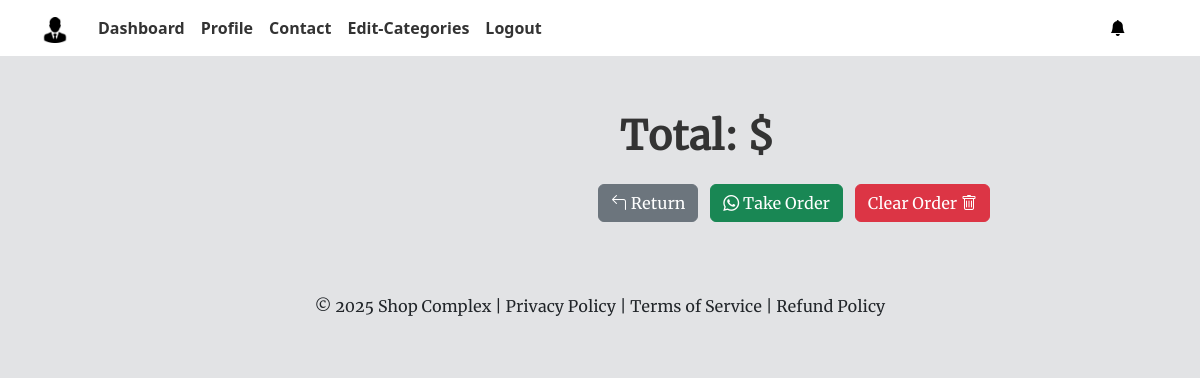
Page /order/1/ (signed in) on the committed database.
### myapp/models.py (models this page shows, shortened)
class User(AbstractUser):
    profilepic = models.ImageField(upload_to= 'profilepic', null=True, blank=True, default="avatar.png")
    moredesc = models.TextField(null=True, blank=True)
    businessname = models.CharField(
        max_length=100, unique=True, null=True, blank=True)
    slug = models.SlugField(unique=True, null=True, blank=True)
    country = models.CharField(max_length=100, null=True, blank=True)
    state = models.CharField(max_length=100, null=True, blank=True)
    address = models.CharField(max_length=100, null=True, blank=True)
    phone = models.CharField(max_length=100, null=True, blank=True)
    email = models.EmailField(unique=True)
    meansofid = models.CharField(max_length=100, null=True, blank=True)
    idnumber = models.CharField(max_length=100, null=True, blank=True)
    idpic = models.ImageField(upload_to= 'id', null=True, blank=True)
    qrcode = models.ImageField(null=True, blank=True)
    logo = models.ImageField(null=True, blank=True, default="icon.png")
    currency = models.CharField(max_length=10, null=True, blank=True)
    coins = models.IntegerField(blank=True, null=True, default=0)
    whatsapp = models.CharField(max_length=200, null=True, blank=True)
    facebook = models.CharField(max_length=200, null=True, blank=True)
    instagram = models.CharField(max_length=200, null=True, blank=True)
    username = models.CharField(max_length=100, null=True, blank=True)
    password = models.CharField(max_length=128, null=True, blank=True)
    gender = models.CharField(max_length=100, null=True, blank=True)
    updated = models.DateTimeField(auto_now=True, null=True)
    created = models.DateTimeField(auto_now_add=True, null=True)
    subscribed = models.BooleanField(default=False, null=True, blank=True)
    passwordresetcode = models.CharField(max_length=200, null=True, blank=True)
    passwordresetphone = models.CharField(
        max_length=200, null=True, blank=True)
    securityquestion = models.CharField(max_length=200, null=True, blank=True)
    securityanswer = models.CharField(max_length=100, null=True, blank=True)
    date = models.DateTimeField(default=datetime.now())
    trial_start = models.DateTimeField(null=True, blank=True)
    trial_end = models.DateTimeField(null=True, blank=True)
    record = models.FileField(upload_to="records/", blank=True, null=True)
    USERNAME_FIELD = 'email'
    REQUIRED_FIELDS = ['username']

### myapp/views.py (the view, shortened to what this page needs)
# urls.py: path('order/<str:pk>/', views.order, name='order'),
@login_required(login_url='loginform')
def order(request, pk):
    context = {}
    if request.user.is_authenticated:
        person = CartItem.objects.filter(phone=pk)
        persons = person.values('phone').distinct()
        cart = CartItem.objects.filter(slug=request.user.slug)
        carts = cart.values('phone').distinct()
        cartname = carts.values('purchaser').distinct()
        user = request.user
        cart_items = []
    for person in person:
        if person.slug == request.user.slug:
            cart_total = calculate_cart_total(cart_items)
            context = {'person': person,
                       'carts': carts, 'cartname': cartname, 'user': user, 'cart_items': cart_items, 'cart_item': cart_item, 'cart_total': cart_total, 'persons': persons}
    return render(request, 'myapp/order.html', context)

### myapp/templates/myapp/order.html (shortened to what this page needs)
{% extends 'wrapper.html' %}
{% load static }
{% block content %}
<div class="container">
    <div class="row my-2">
        <div class="col-md-6 offset-md-6">
            <div class="d-flex justify-content-between">
                <div class="display-6 fw-bold mx-2">Total: {{ user.currency }}{{cart_total|floatformat:2}}
                </div>
            </div>
        </div>
    </div>
    <div class="row mt-3 mb-5">
        <div class="col-md-8 offset-md-4">
            <div class="d-flex justify-content-between">
                <div style="width: auto; margin: auto;">
                    <a href="{% url 'portal' %}" class="btn btn-secondary ms-2 my-2">
                        <i class="bi bi-arrow-90deg-left"></i> Return
                    </a>
                    <button type="button" class="btn btn-success ms-2 my-2" id="receiveOrderButton">
                        <i class="bi bi-whatsapp"></i> Take Order
                    </button>
                    <button type="submit" href="{% url 'portal' %}" class="btn btn-danger ms-2 my-2">
                        Clear Order <i class="bi bi-trash"></i></i>
                    </button>
                </div>
            </div>
        </div>
    </div>
</div>

### templates/navbar.html (shortened to what this page needs)
{% load static %}
<div id="navbar-container">
    <nav class="navbar navbar-expand-lg navbar-light custom-navbar"
        style="font-family: system-ui, -apple-system, BlinkMacSystemFont, 'Segoe UI', Roboto, Oxygen, Ubuntu, Cantarell, 'Open Sans', 'Helvetica Neue', sans-serif">
        <div class="container text-center">
            <div class="col-auto">
                {% if user.is_authenticated %}
                <a href="{% url 'portal' %}" class="navbar-brand text-white logo">
                    <img src="{{user.logo.url}}" alt="logo">
                </a>
                {% else %}
                <a href="{% url 'portal' %}" class="navbar-brand text-white">
                    <i class="bi bi-diamond"></i> Brand Name
                </a>
                {% endif %}
            </div>
            <div class="collapse navbar-collapse" id="navbarNav">
                <ul class="navbar-nav ml-auto">
                    <li class="nav-item">
                        <a class="nav-link" href="{% url 'portal' %}">Dashboard</a>
                    </li>
                    <li class="nav-item">
                        <a class="nav-link" href="{% url 'profile' %}">Profile</a>
                    </li>
                    <li class="nav-item">
                        <a class="nav-link" href="{% url 'contact' %}">Contact</a>
                    </li>
                    <li class="nav-item">
                        <a class="nav-link" href="{% url 'category' %}">Edit-Categories</a>
                    </li>
                    <li class="nav-item">
                        <a class="nav-link" href="{% url 'logout' %}">Logout</a>
                    </li>
                </ul>
            </div>
            <div class="col-auto">
                <div class="dropdown d-inline mx-3">
                    <a href="#" class="text-white dropdown-toggle text-decoration-none" id="notificationsDropdown"
                        role="button" data-bs-toggle="dropdown" aria-haspopup="true" aria-expanded="false">
                        <i class="bi bi-bell-fill text-black"></i>
                    </a>
                </div>
            </div>
        </div>
    </nav>
</div>

### static/assets/style.css (style rules this page uses)
:root { scroll-behavior: smooth; }
body { font-family: "Merriweather"; background: #F5F5F5; color: #333333; }
a { color: #4154f1; text-decoration: none; }
.custom-navbar { background-color: #ffffff; }
.navbar-nav .nav-link { color: #343a40; font-weight: bold; }
a { text-decoration: none; }
.nav-item .nav-link { color: #333333; }
.logo img { max-height: 26px; margin-right: 6px; }

### rows in the picture
User: logo (picture), currency "$"
